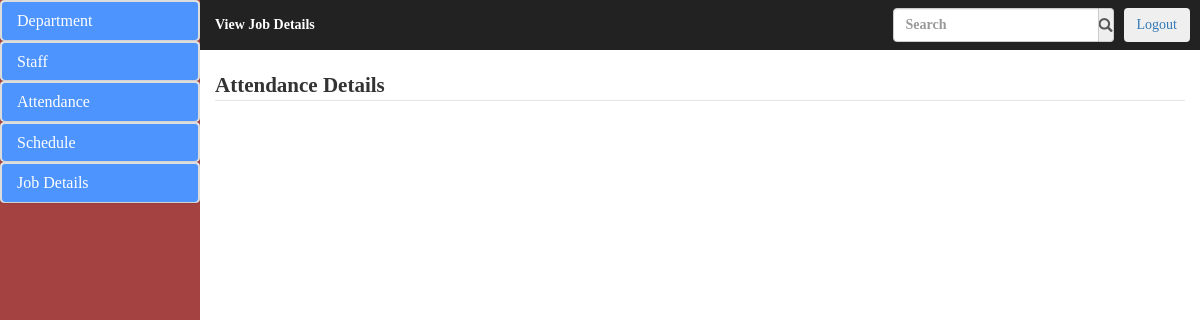
/admin/view_job_details.php (signed in), run on an earlier commit of the app's database.
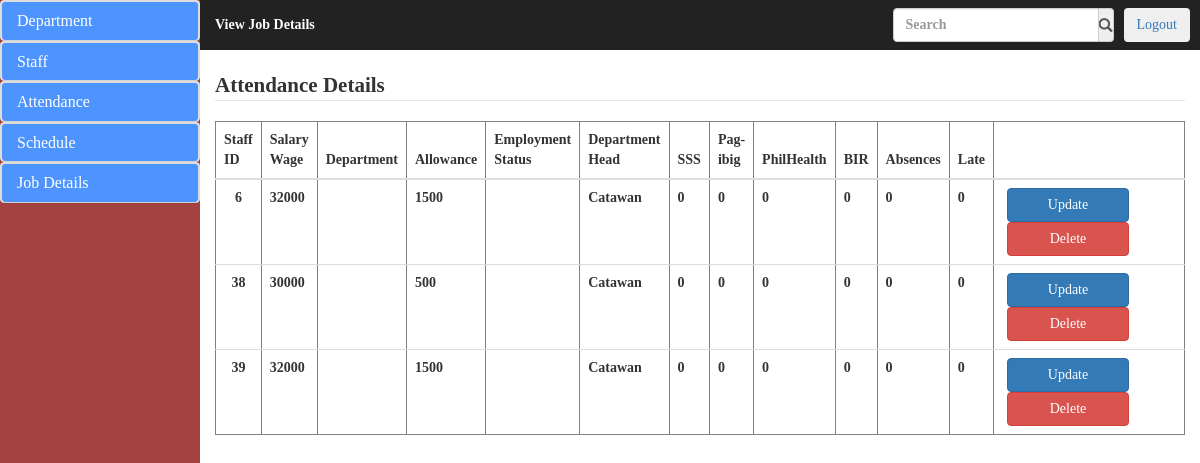
And on a later commit of the database.
### tables this page shows
CREATE TABLE `job_details` (
  `staff_id` bigint(20) DEFAULT NULL,
  `salaryWage` int(11) NOT NULL,
  `allowance` int(11) DEFAULT NULL,
  `deptHead` varchar(50) NOT NULL,
  `sss` int(11) NOT NULL,
  `pagibig` int(11) NOT NULL,
  `philhealth` int(11) NOT NULL,
  `bir` int(11) NOT NULL,
  `absences` int(11) NOT NULL,
  `late` int(11) NOT NULL
);

### admin/view_job_details.php (the view, shortened to what this page needs)
<!DOCTYPE html>
<html lang="en">
<head>
	  <link rel="stylesheet" href="bootstrap/css/bootstrap.css">
	 <link rel="stylesheet" href="css/styletry.css">
</head>
<body>
	<div class="col-sm-2 sidebar">
		<div class="panel-group">
								 <div class="panel panel-default">
									<div class="panel panel-heading">
										<h4 class="panel-title"><a href="#collapse1" data-toggle="collapse">Department</a></h4>
									</div>
								</div>
							</div>
							<div class="panel-group">
								<div class="panel panel-default">
									<div class="panel panel-heading">
										<h4 class="panel-title"><a href="#collapse2" data-toggle="collapse">Staff</a></h4>
									</div>
								</div>
							</div>
							<div class="panel-group">
								<div class="panel panel-default">
									<div class="panel panel-heading">
										<h4 class="panel-title"><a href="#collapse3" data-toggle="collapse">Attendance</a></h4>
									</div>
								</div>
							</div>
							<div class="panel-group">
								<div class="panel panel-default">
									<div class="panel panel-heading">
										<h4 class="panel-title"><a href="#collapse4" data-toggle="collapse">Schedule</a></h4>
									</div>
								</div>
							</div>
							<div class="panel-group">
								<div class="panel panel-default">
									<div class="panel panel-heading">
										<h4 class="panel-title"><a href="#collapse5" data-toggle="collapse">Job Details</a></h4>
									</div>
								</div>
							</div>
	</div>
	<div class="col-sm-10 content">
		<div class="col-sm-12" style="padding: 0;">
			 <nav class="navbar navbar-inverse">
			 	 <div class="container-fluid" style="padding-left: 0;">
			 	 	<ul class="nav navbar-nav">
			 	 		 <li><a href="#" style="color: white;">View Job Details</a></li>
			 	 	</ul>
			 	 	<div class="nav navbar-right nav-btn"><button class="btn"><a href="../user/index.php?logout='1'" style="text-decoration-style: none;">Logout</a></button></div>
			 	 	<ul class="nav navbar-right nav-btn">
				 	 	<div class="input-group">
							 <div class="input-group">
								  <input type="text" class="form-control" placeholder="Search" aria-describedby="basic-addon1">
								  <span class="input-group-addon" id="basic-addon1"><i class="glyphicon glyphicon-search"></i></span>
							</div>
						</div>
					</ul>
			 	 </div>
			 </nav>
		</div>
		<div class="col-sm-12"><legend>Attendance Details</legend></div>
			 		<div class="col-sm-12">
			 			<?php
	  include_once("connection.php");
	  $sql = "SELECT * FROM job_details";
	  $result = mysqli_query($connect,$sql);
	  if(mysqli_num_rows($result) > 0){
		  echo "<table class='table' border='1'>";
		  echo "<thead>
					<tr>
					    <th>Staff ID</th>
						<th>Salary Wage</th>
						<th>Department</th>
						<th>Allowance</th>
						<th>Employment Status</th>
						<th>Department Head</th>
						<th>SSS</th>
						<th>Pag-ibig</th>
						<th>PhilHealth</th>
						<th>BIR</th>
						<th>Absences</th>
						<th>Late</th>
						<th></th>
					</tr>
				</thead>";
		  echo "<tbody>";
	     while($row = mysqli_fetch_assoc($result)){
		       echo "<tr><td style='text-align:center;'>".
			         $row['staff_id'].
					"</td><td>".
					 $row['salaryWage'].
					"</td><td>".
					$row['department'].
					"</td><td>".
					$row['allowance'].
					"</td><td>".
					$row['employmentStatus'].
					"</td><td>".
					$row['deptHead'].
					 "</td><td>".
					$row['sss'].
					 "</td><td>".
					$row['pagibig'].
					 "</td><td>".
					$row['philhealth'].
					 "</td><td>".
					$row['bir'].
					 "</td><td>".
					$row['absences'].
					 "</td><td>".
					$row['late'].
					 "</td>
					 <td>
					    <a href='job_details_update.php?id=".$row['staff_id']."'>
					      <button class='btn btn-primary'>Update</button>
						</a>
						<a href='action/job_details_delete.php?id=".$row['staff_id']."'>
						  <button class='btn btn-danger'>Delete</button>
						</a>
					 </td>
					 </tr>";
		 }
		 echo "</tbody>";
	  }
	?>
					  	</div>
	</div>
</body>
</html>

What changed in the data, as far as the page shows it:
added job_details: staff_id "6", salaryWage "32000", allowance "1500", deptHead "Catawan", sss "0", pagibig "0", philhealth "0", bir "0", absences "0", late "0"
added job_details: staff_id "38", salaryWage "30000", allowance "500", deptHead "Catawan", sss "0", pagibig "0", philhealth "0", bir "0", absences "0", late "0"
added job_details: staff_id "39", salaryWage "32000", allowance "1500", deptHead "Catawan", sss "0", pagibig "0", philhealth "0", bir "0", absences "0", late "0"
Also different on the page:
text now shown: "Staff ID Salary Wage Department Allowance Employment Status Department Head SSS Pag-ibig PhilHealth BIR Absences Late"
